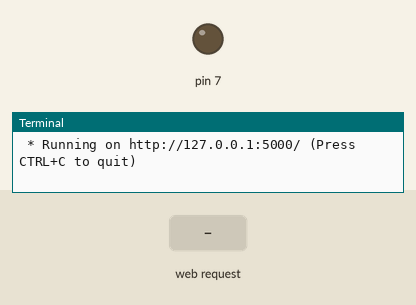
Bench run of a program on a simulated Raspberry Pi (header pin numbers). Parts: output pins drawn as LEDs (lit = HIGH), the last lines printed to the terminal. The test bench sets the inputs (shaded band). A web server runs the application; the clock reads 2024-03-15 10:24:30 at power-on unless the program sets it.

Above: at 1.2 s.
1.3 s: HTTP request for /blink/1 received
At 2.2 s:
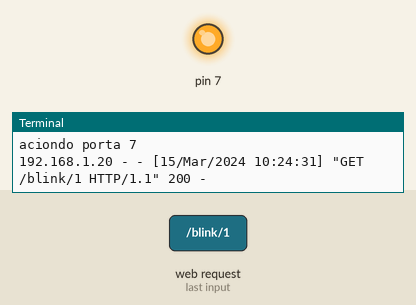
2.8 s: HTTP request for /acender/apaga received
At 3.3 s:
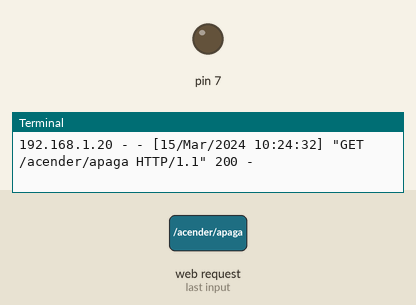
7.3 s: HTTP request for /acender/acende received
At 7.9 s:
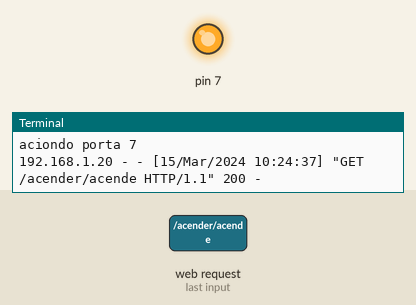
Timing chart, 0 to 9.8 s (numbered marks = the images above; inputs shaded):
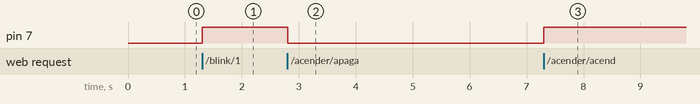

Measured:
- after the input at 1.3 s, pin 7: LOW → HIGH at once
- after the input at 2.8 s, pin 7: HIGH → LOW at once
- after the input at 7.3 s, pin 7: LOW → HIGH at once

The program:

app_ac.py
```python
from flask import Flask, render_template
import RPi.GPIO as GPIO ## Import GPIO library
import time ## Import 'time' library. Allows us to use 'sleep'

app = Flask(__name__)

@app.route('/')
def index():
    return render_template('index.html')

@app.route('/hello')
def hello():
    return 'Hello, World'

@app.route('/blink/<int:speed>')
def blink(speed):
    GPIO.setmode(GPIO.BOARD) ## Use board pin numbering
    GPIO.setup(7, GPIO.OUT) ## Setup GPIO Pin 7 to OUT

    if speed == 1:
        GPIO.output(7,True)## Switch on pin 7
        print 'aciondo porta 7'
        return "Led ligado"
    if speed == 2:
        GPIO.output(7,False)## Switch off pin 7
        return  "Led desligado"

    GPIO.cleanup()

@app.route('/acender/<string:acao>')
def acender(acao):

    GPIO.setmode(GPIO.BOARD) ## Use board pin numbering
    GPIO.setup(7, GPIO.OUT) ## Setup GPIO Pin 7 to OUT

    if acao == 'acende':
        GPIO.output(7,True)## Switch on pin 7
        print 'aciondo porta 7'
        return "Led ligado"
    if acao == 'apaga':
        GPIO.output(7,False)## Switch off pin 7
        return  "Led desligado"
    return  acao
```
